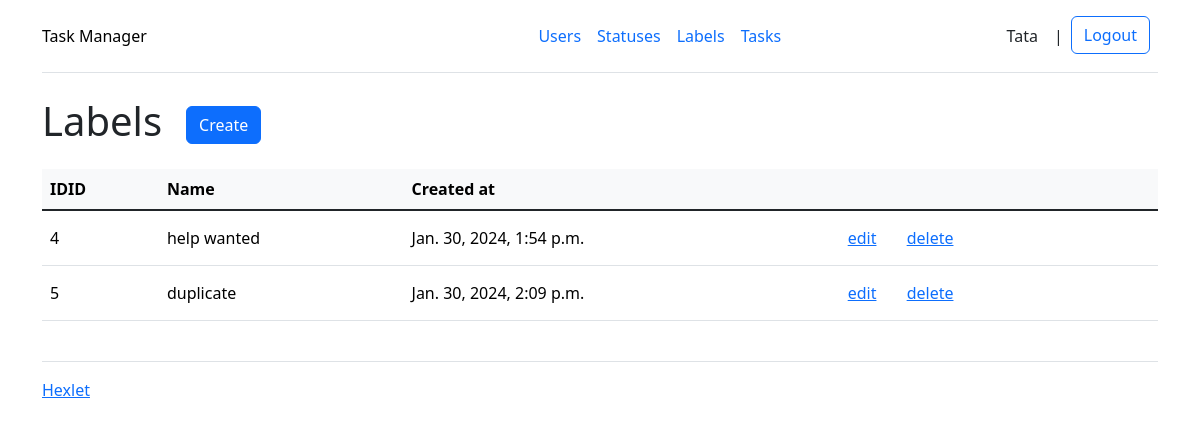
The app's page /labels/ (signed in), older data.
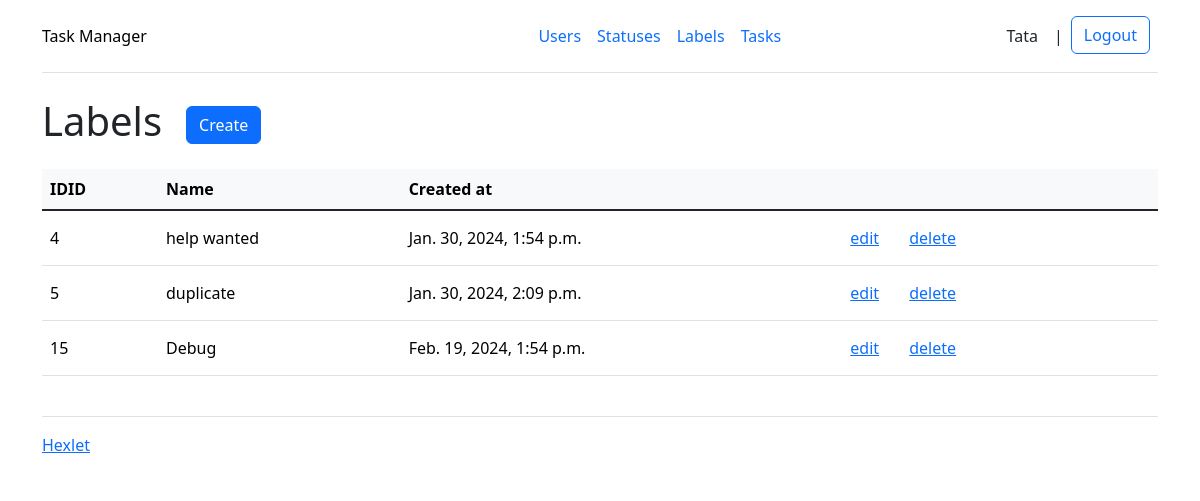
The same page, newer data.
### task_manager/label/models.py (models this page shows, shortened)
class Label(models.Model):
    name = models.CharField(max_length=100)
    created_at = models.DateTimeField(auto_now_add=True)
    updated_at = models.DateTimeField(auto_now=True)
    objects = models.Manager

### task_manager/label/views.py (the view)
# urls.py: path('', views.LabelIndexView.as_view(), name='labels_index'),
class LabelIndexView(LoginRequiredMixinWithMessage, ListView):
    model = Label
    template_name = 'label/index.html'
    context_object_name = 'labels'
    def get_context_data(self, **kwargs):
        context = super().get_context_data(**kwargs)
        context['title'] = _('Task Manager – list of labels')
        return context

### task_manager/permissions.py (called while the page is built)
    def dispatch(self, request, *args, **kwargs):
        if not request.user.is_authenticated:
            messages.add_message(request, messages.ERROR, self.login_required_message)
            return self.handle_no_permission()
        return super(LoginRequiredMixinWithMessage, self).dispatch(request, *args, **kwargs)

### task_manager/templates/label/index.html (shortened to what this page needs)
{% extends "base.html" %}
{% load i18n %}
{% block content %}
<h1 class="my-4">{% translate 'Labels' %}<a class="btn btn-primary mx-4" href="{% url 'labels_create' %}">{% translate 'Create' %}</a></h1>
<table class="table">
    <thead class="table-light">
        <tr>
            <th>{% translate 'ID' %}ID</th>
            <th>{% translate 'Name' %}</th>
            <th>{% translate 'Created at' %}</th>
            <th></th>
        </tr>
    </thead>
    <tbody class="table-group-divider">
        {% for label in labels %}
        <tr class="align-middle">
            <td>{{ label.id }}</td>
            <td>{{ label.name }}</td>
            <td>{{ label.created_at }}</td>
            <td>
                <a class="btn btn-link" href="{% url 'labels_update' label.id %}">{% translate 'edit' %}</a>
                <a class="btn btn-link" href="{% url 'labels_delete' label.id %}">{% translate 'delete' %}</a>
            </td>
        </tr>
        {% endfor %}
    </tbody>
</table>
{% endblock %}

Row changes from the older to the newer data that the page shows:
added Label: id "15", name "Debug", created_at "Feb. 19, 2024, 1:54 p.m."
